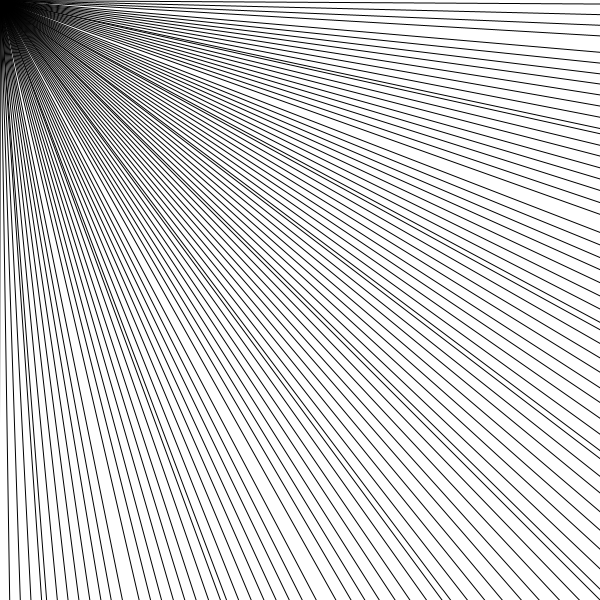
Frame 1 (no input)
Frame 60 (the mouse pressed at the canvas centre just before this capture): identical to frame 1, image omitted
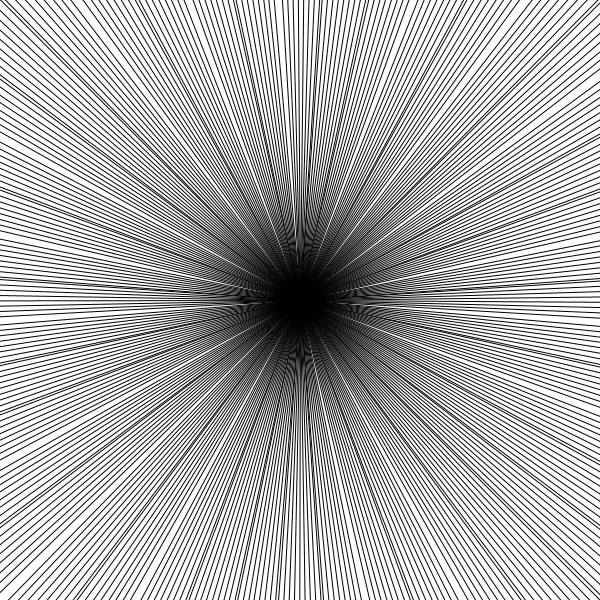
Frame 120 (the mouse held since frame 60 and released just before this capture)

The Processing sketch that drew these frames (run headless with seeded random() and noise(); from frame 60 on, the mouse is pressed at the canvas centre):

// Processing sketch: PVector_Rays
// ── PVector_Rays.pde
Ray[] ray;
void setup(){
  ray = new Ray[360];
  size(600,600);
  for(int i=0;i<360;i++){
  ray[i] = new Ray(0);
  }
}

void draw(){
  background(255);
  translate(mouseX,mouseY);
  for(int i=0;i<360;i++){  
  ray[i].show(i);
  }
}

// ── Ray.pde
class Ray{
  PVector pos, dir;
  Ray(float pos_){
    pos = new PVector(pos_,pos_);
    dir = new PVector(3,3);
  }
  void show(float i){
    if(pos.x > 300){   
    pos.add(dir);
    }else if(pos.x > 100){
      pos.set(100,pos.y);
    }
    pushMatrix();
    rotate(i);
    line(width,height,pos.x,pos.y);
    popMatrix();
  }
}
